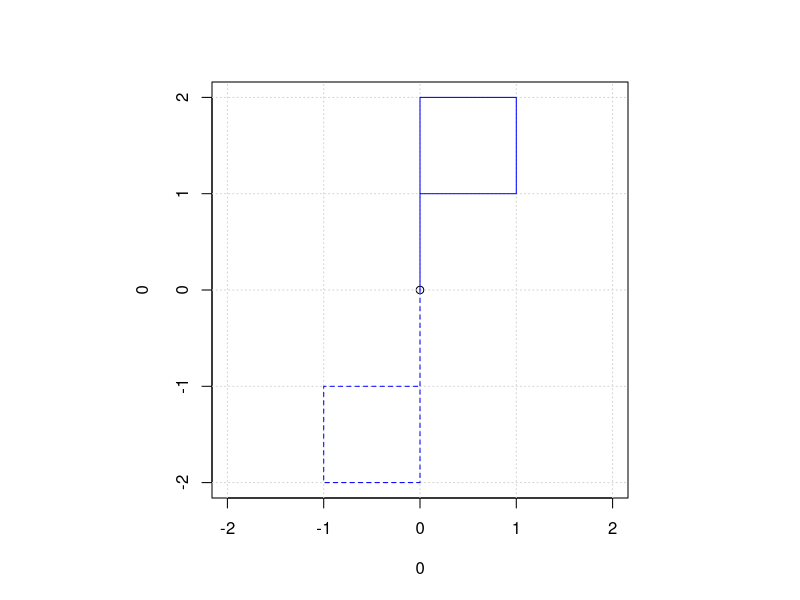

R code for this plot:

#----------------------------------------
# Lab 10a
# Visualisation of Matrix Transformations
#----------------------------------------

# Idea: We use a matrix to represent a transformation
#       (see lectures from Week 10)

# Recall: cbind is bind into columns
#         rbind is bind into rows

a = cbind(c(1,0))
b = cbind(c(0,1))

flag = rbind(c(0, 0, 1, 1, 0),
             c(0, 2, 2, 1, 1))
# This flag is just 5 points:
#   (0,0), (0,2), (1,2), (1,1), (0,1)
# that will be plotted with line segments
# joining consecutive points.

# Setup square plotting region (old-school R)
# and set the axis limits
par(pty="s")
plot(0,0,xlim=c(-2,2),ylim=c(-2,2))
grid()

# Draw red/green vectors and blue flag
#arrows(0,0,a[1],a[2],col='red',lwd=7)
#arrows(0,0,b[1],b[2],col='green',lwd=7)
lines(flag[1,],flag[2,],col='blue')


#####
# Select which example matrix to use
example = 3

if (example==1) {
  # Example 1.  Rotate 90 degrees anticlockwise
  M = cbind(c(1,0),c(-1,0))
} else if (example==2) {
  # Example 2.  Reflection in y-axis
  M = cbind(c(-1,0),c(0,1))
} else if (example==3) {
  # Example 3.  Rotation 180 degrees
  M = cbind(c(-1,0),c(0,-1))
} else if (example==4) {
  # Example 4.  Reflection in x-axis
  M = cbind(c(1,0),c(0,-1))
} else if (example==5) {
  # Example 5.  Rotation 270 degrees anticlockwise
  M = cbind(c(0,-1),c(1,0))
} else if (example==6) {
  # Example 6.  Reflection in mirror line y=x
  M = cbind(c(0,1),c(1,0))
} else if (example==7) {
  # Example 7.  Rotate anticlockwise by degrees
  #
  # -- try some different angles (in degrees)
  #
  degrees = 135
  theta = (degrees/360)*(2*pi)
  M = cbind(c( cos(theta), sin(theta)),
            c(-sin(theta), cos(theta)))
} else if (example==8) {
  # Example 8.  Reflect in mirror line
  #
  # -- try some different angles (in degrees)
  #
  degrees = 135  # angle of mirror line
  theta = 2*(degrees/360)*(2*pi)
  M = cbind(c( cos(theta), sin(theta)),
            c( sin(theta),-cos(theta)))
} else if (example==9) {
  # Exercise
  # Scaling matrix (diagonal matrix)
  #
  # ... put your code here ...
  #
  M = cbind(c(1,0),c(0,1))
  
} else if (example==10) {
  # Exercise
  # Shear matrix (upper or lower triangular matrix)
  #
  # ... put your code here ...
  #
  magic = -0.5
  M = cbind(c(1,0),c(magic,1))
  
}

# Display the matrix chosen
M

# Transform the vectors and flag
newa = M %*% a
newb = M %*% b
newflag = M %*% flag

# Draw red/green transformed vectors and transformed blue flag
# as dashed (linetype: lty=2) arrows/lines
# [http://www.sthda.com/english/wiki/line-types-in-r-lty]

lines(newflag[1,],newflag[2,],col='blue',lty=2)

#arrows(0,0,newa[1],newa[2],col='red',lwd=3,lty=2)
#arrows(0,0,newb[1],newb[2],col='green',lwd=3,lty=2)

# -- the end --
